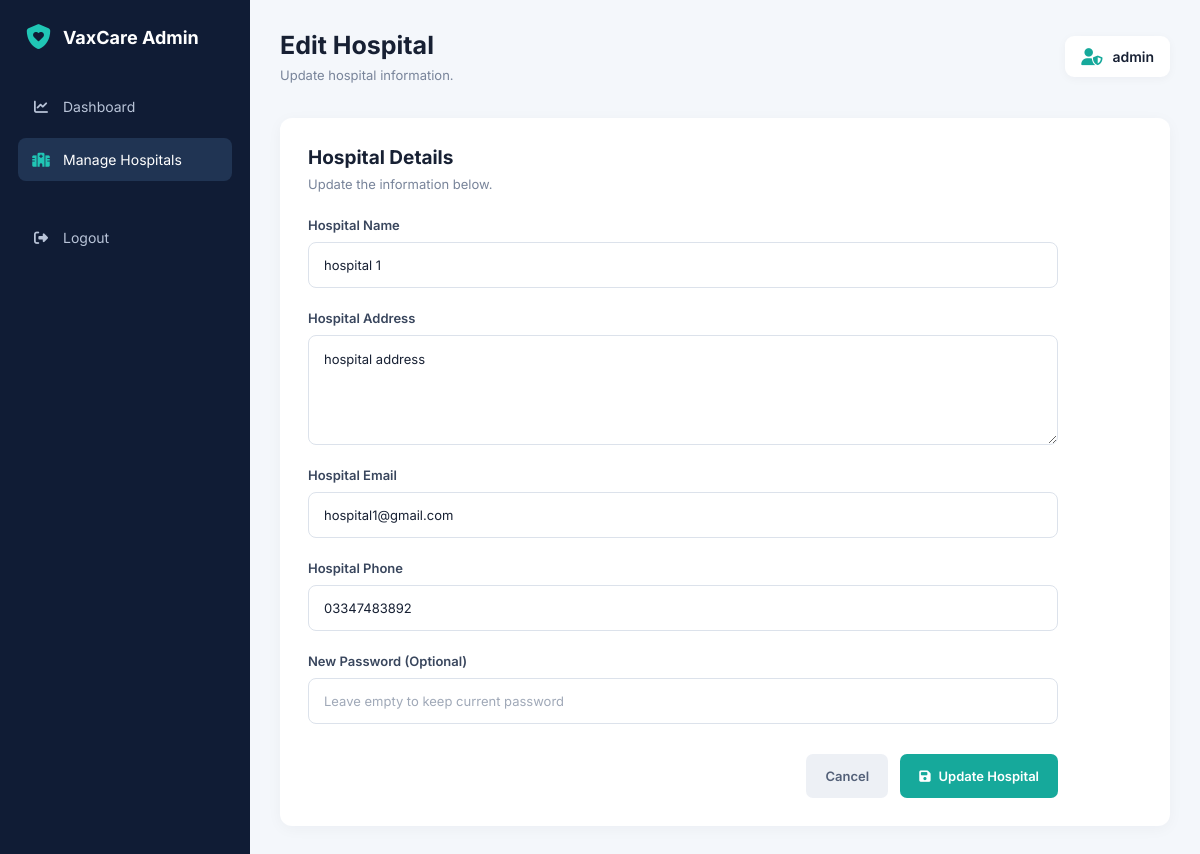
/admin/edit_hospital.php?id=14 (signed in), run on the app's committed database.
### tables this page shows
CREATE TABLE `hospital` (
  `hospital_id` int(11) NOT NULL,
  `hospital_name` varchar(100) NOT NULL,
  `hospital_address` text NOT NULL,
  `hospital_email` varchar(100) NOT NULL,
  `hospital_phone` varchar(50) NOT NULL,
  `password` varchar(255) NOT NULL
);

### admin/edit_hospital.php (the view, shortened to what this page needs)
<?php
include "../config/db_connection.php";
$hospitalId = (int) $_GET["id"];
$selectSql = "SELECT hospital_id, hospital_name, hospital_address,
              hospital_email, hospital_phone
              FROM hospital
              WHERE hospital_id = ?";
$selectStmt = mysqli_prepare($connect, $selectSql);
$selectStmt->bind_param("i", $hospitalId);
$selectStmt->execute();
$selectResult = $selectStmt->get_result();
$hospital = mysqli_fetch_assoc($selectResult);
?>
<!DOCTYPE html>
<html lang="en">
<head>
    <link rel="stylesheet" href="CSS/add-hospital.css">
    <link rel="stylesheet" href="https://cdnjs.cloudflare.com/ajax/libs/font-awesome/6.5.0/css/all.min.css">
</head>
<body>
    <div class="dashboard-container">
        <aside class="sidebar">
            <div class="sidebar-logo">
                <i class="fa-solid fa-shield-heart"></i>
                <h2>VaxCare Admin</h2>
            </div>
            <nav class="sidebar-nav">
                <a href="dashboard.php">
                    <i class="fa-solid fa-chart-line"></i>
                    Dashboard
                </a>
                <a href="manage_hospitals.php" class="active">
                    <i class="fa-solid fa-hospital"></i>
                    Manage Hospitals
                </a>
                <a href="admin_logout.php" class="logout-link">
                    <i class="fa-solid fa-right-from-bracket"></i>
                    Logout
                </a>
            </nav>
        </aside>
        <main class="main-content">
            <header class="topbar">
                <div>
                    <h1>Edit Hospital</h1>
                    <p>Update hospital information.</p>
                </div>
                <div class="admin-info">
                    <i class="fa-solid fa-user-shield"></i>
                    <span>
                        <?php echo htmlspecialchars($_SESSION["adminName"]); ?>
                    </span>
                </div>
            </header>
            <section class="content-section">
                <div class="section-header">
                    <div>
                        <h2>Hospital Details</h2>
                        <p>Update the information below.</p>
                    </div>
                </div>
                <form action="" method="POST" class="hospital-form">
                    <div class="form-group">
                        <label for="hospital_name">Hospital Name</label>
                        <input
                            type="text"
                            id="hospital_name"
                            name="hospital_name"
                            value="<?php echo htmlspecialchars($hospital["hospital_name"]); ?>"
                            required
                        >
                    </div>
                    <div class="form-group">
                        <label for="hospital_address">Hospital Address</label>
                        <textarea
                            id="hospital_address"
                            name="hospital_address"
                            rows="3"
                            required
                        ><?php echo htmlspecialchars($hospital["hospital_address"]); ?></textarea>
                    </div>
                    <div class="form-group">
                        <label for="hospital_email">Hospital Email</label>
                        <input
                            type="email"
                            id="hospital_email"
                            name="hospital_email"
                            value="<?php echo htmlspecialchars($hospital["hospital_email"]); ?>"
                            required
                        >
                    </div>
                    <div class="form-group">
                        <label for="hospital_phone">Hospital Phone</label>
                        <input
                            type="text"
                            id="hospital_phone"
                            name="hospital_phone"
                            value="<?php echo htmlspecialchars($hospital["hospital_phone"]); ?>"
                            required
                        >
                    </div>
                    <div class="form-group">
                        <label for="hospital_password">New Password (Optional)</label>
                        <input
                            type="password"
                            id="hospital_password"
                            name="hospital_password"
                            placeholder="Leave empty to keep current password"
                        >
                    </div>
                    <div class="form-actions">
                        <a href="manage_hospitals.php" class="cancel-btn">
                            Cancel
                        </a>
                        <button
                            type="submit"
                            name="update_hospital"
                            class="submit-btn"
                        >
                            <i class="fa-solid fa-floppy-disk"></i>
                            Update Hospital
                        </button>
                    </div>
                </form>
            </section>
        </main>
    </div>
</body>
</html>

### admin/CSS/add-hospital.css (style rules this page uses)
* { margin: 0; padding: 0; box-sizing: border-box; }
body { font-family: 'Inter', sans-serif; background: #f4f7fb; color: #172033; }
.dashboard-container { display: flex; min-height: 100vh; }
.sidebar { width: 250px; min-height: 100vh; background: #101c35; color: white; padding: 25px 18px; flex-shrink: 0; }
.sidebar-logo { display: flex; align-items: center; gap: 12px; padding: 0 8px 35px; }
.sidebar-logo i { color: #20c6b5; font-size: 25px; }
.sidebar-logo h2 { font-size: 18px; font-weight: 700; }
.sidebar-nav { display: flex; flex-direction: column; gap: 10px; }
.sidebar-nav a { display: flex; align-items: center; gap: 13px; padding: 13px 14px; color: #b9c4d8; text-decoration: none; border-radius: 8px; font-size: 14px; transition: 0.2s ease; }
.sidebar-nav a:hover, .sidebar-nav a.active { background: #203453; color: white; }
.sidebar-nav a.active i { color: #20c6b5; }
.sidebar-nav a i { width: 18px; text-align: center; }
.logout-link { margin-top: 25px; }
.main-content { flex: 1; min-width: 0; padding: 30px; }
.topbar { display: flex; justify-content: space-between; align-items: center; gap: 20px; margin-bottom: 35px; }
.topbar h1 { font-size: 25px; font-weight: 700; margin-bottom: 7px; }
.topbar p { color: #78849a; font-size: 13px; }
.admin-info { display: flex; align-items: center; gap: 10px; background: white; padding: 12px 16px; border-radius: 9px; font-size: 14px; font-weight: 600; box-shadow: 0 2px 10px rgba(16, 28, 53, 0.04); }
.admin-info i { color: #16a99b; font-size: 17px; }
.content-section { background: white; padding: 28px; border-radius: 12px; box-shadow: 0 3px 15px rgba(16, 28, 53, 0.04); }
.section-header { display: flex; justify-content: space-between; align-items: center; gap: 15px; margin-bottom: 25px; }
.section-header h2 { font-size: 19px; font-weight: 700; margin-bottom: 7px; }
.section-header p { color: #78849a; font-size: 13px; }
.hospital-form { width: 100%; max-width: 750px; margin-top: 25px; }
.form-group { display: flex; flex-direction: column; gap: 9px; margin-bottom: 22px; }
.form-group label { font-size: 13px; font-weight: 600; color: #39465d; }
.form-group input, .form-group textarea { width: 100%; padding: 13px 15px; border: 1px solid #dce2eb; border-radius: 8px; background: #fff; color: #172033; font-family: inherit; font-size: 13px; transition: 0.2s ease; }
.form-group input { height: 46px; }
.form-group textarea { min-height: 110px; resize: vertical; line-height: 1.6; }
.form-group input::placeholder, .form-group textarea::placeholder { color: #a0a9b8; }
.form-actions { display: flex; justify-content: flex-end; align-items: center; gap: 12px; margin-top: 30px; }
.cancel-btn, .submit-btn { display: inline-flex; align-items: center; justify-content: center; gap: 8px; min-height: 44px; padding: 11px 19px; border: none; border-radius: 7px; text-decoration: none; font-family: inherit; font-size: 13px; font-weight: 600; cursor: pointer; transition: 0.2s ease; }
.cancel-btn { background: #edf0f5; color: #536078; }
.submit-btn { background: #16a99b; color: white; }

### data on the page
hospital: hospital_name "hospital 1", hospital_address "hospital address", hospital_email "hospital1@gmail.com", hospital_phone "03347483892"

### other printed values
$_SESSION["adminName"] "admin"
